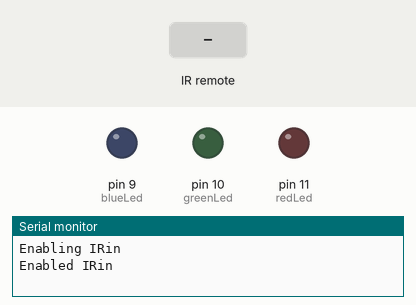
A sketch run on a simulated Arduino Uno, built with avr-gcc and run on an emulated ATmega328P. Shown: output pins drawn as LEDs (lit = HIGH), the last lines printed to the serial monitor. The inputs (shaded band) are chosen by the test bench.

Above: at 1.2 s.
1.3 s: infrared code 0x8F7 received
At 1.7 s:
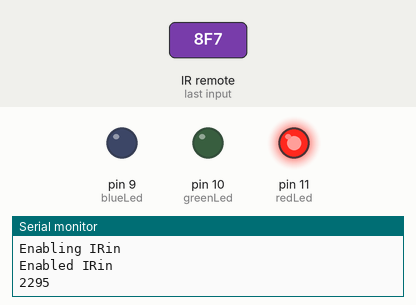
3.8 s: infrared code 0x48B7 received
At 4.6 s:
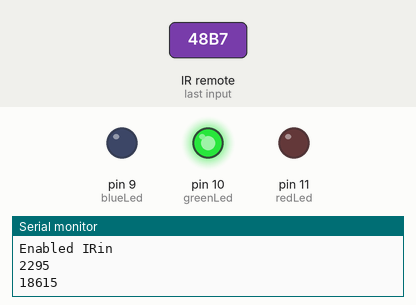
6.3 s: infrared code 0x28D7 received
At 6.7 s:
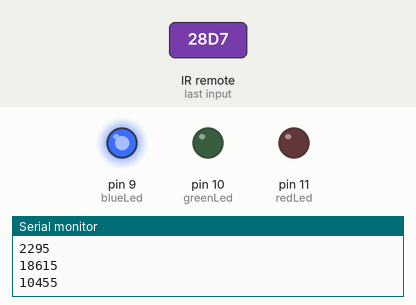
Timing chart, 0 to 9.3 s (numbered marks = the images above; inputs shaded):
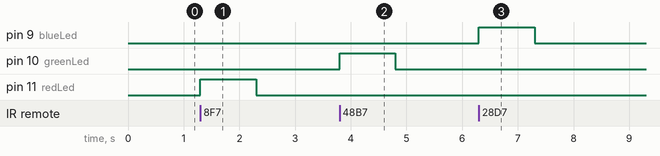

Measured:
- after the input at 1.3 s, pin 11 (redLed): LOW → HIGH at once, → LOW 1.0 s later
- after the input at 3.8 s, pin 10 (greenLed): LOW → HIGH at once, → LOW 1.0 s later
- after the input at 6.3 s, pin 9 (blueLed): LOW → HIGH at once, → LOW 1.0 s later

The sketch:

_Practical2_IRremote_.ino
```cpp
#include <IRremote.h>
 //Define Pins
int RECV_PIN =6;
int redLed = 11;
int greenLed = 10;
int blueLed = 9;
IRrecv irrecv(RECV_PIN);
decode_results results;
void setup()
{
 pinMode(redLed, OUTPUT);
 pinMode(greenLed, OUTPUT);
 pinMode(blueLed, OUTPUT);
 Serial.begin(9600);
 Serial.println("Enabling IRin");
 irrecv.enableIRIn();
 Serial.println("Enabled IRin");
}
void loop(){
   if (irrecv.decode(&results)){
int value = results.value;
Serial.println(value);
       switch(value)
       {
         case 2295:
         digitalWrite(redLed, HIGH);
         delay(1000);
         digitalWrite(redLed, LOW);
         break;

         case 18615:
         digitalWrite(greenLed, HIGH);
         delay(1000);
         digitalWrite(greenLed, LOW);
         break;

         case 10455:
         digitalWrite(blueLed, HIGH);
         delay(1000);
         digitalWrite(blueLed, LOW);
       }

       irrecv.resume();
   }
}
```
